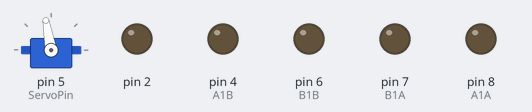
Recording of a sketch running on a simulated Arduino Uno, built with avr-gcc and run on an emulated ATmega328P. On the bench: servo, output pins drawn as LEDs (lit = HIGH). What the sketch prints to the serial monitor is not drawn.

Above: at 0.05 s.
At 2.75 s:
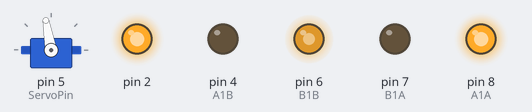
At 4.1 s:
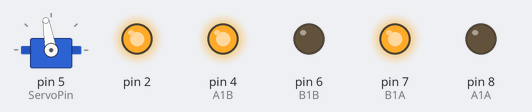
At 5.5 s:
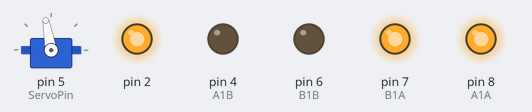
At 8.2 s:
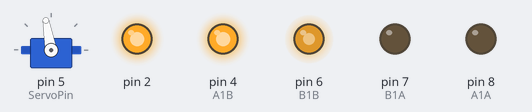
At 10.95 s:
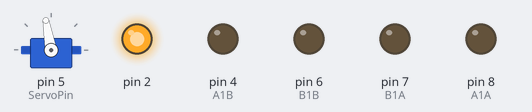
Timing chart, 0 to 14.3 s (numbered marks = the images above):
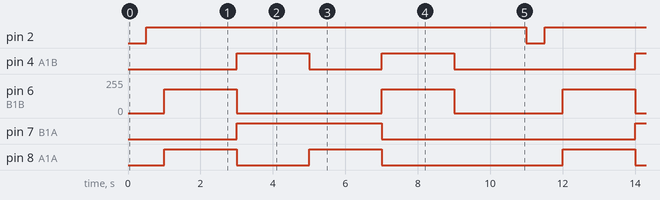

The sketch:

v-nex.ino
```cpp
#include <Servo.h>
#define ServoPin 5

const int A1A = 8;
const int A1B = 4;
const int B1A = 7;
const int B1B = 6;

int speedCar = 180;

Servo myservo;

int angle = 0;

void setup() {
  Serial.begin(9600);
  pinMode(A1A, OUTPUT);
  pinMode(A1B, OUTPUT);
  pinMode(B1A, OUTPUT);
  pinMode(B1B, OUTPUT);

  myservo.attach(ServoPin, 700, 2400);
  myservo.write(100);

  pinMode(2, OUTPUT);

  stop();
}

void loop() {
  stop();
  Serial.write("AAAAA");

  digitalWrite(2, LOW);
  delay(500);
  digitalWrite(2, HIGH);
  delay(500);

  /*for (angle = 20; angle < 80; angle++) {
    Serial.println(angle);
    myservo.write(angle);
    delay(30);
  }

  for (angle = 20; angle > -40; angle--) {
    Serial.println(angle);
    myservo.write(angle);
    delay(30);
  }*/

  /*delay(200);
  myservo.write(140);
  delay(500);
  myservo.write(90);
  delay(100);
  myservo.write(40);
  delay(4000);*/

  forward();
  delay(2000);
  backward();
  delay(2000);
  turnLeft();
  delay(2000);
  turnRight();
  delay(2000);
  stop();
  delay(2000);
}

void backward() {
  digitalWrite(A1A, LOW);
  analogWrite(A1B, speedCar+10);
  analogWrite(B1A, speedCar);
  digitalWrite(B1B, LOW);
}

void forward() {
  analogWrite(A1A, speedCar);
  digitalWrite(A1B, LOW);
  digitalWrite(B1A, LOW);
  analogWrite(B1B, speedCar);
}

void turnLeft() {
  analogWrite(A1A, speedCar);
  digitalWrite(A1B, LOW);
  analogWrite(B1A, speedCar);
  digitalWrite(B1B, LOW);
}

void turnRight() {
  digitalWrite(A1A, LOW);
  analogWrite(A1B, speedCar);
  digitalWrite(B1A, LOW);
  analogWrite(B1B, speedCar);
}

void stop() {
  digitalWrite(A1A, LOW);
  digitalWrite(A1B, LOW);
  digitalWrite(B1A, LOW);
  digitalWrite(B1B, LOW);
}
```

Measured:
- by itself, pin 2: alternates HIGH for 10.5 s and LOW for 0.50 s
- by itself, pin 4 (A1B), pin 8 (A1A): repeats every 11.0 s: LOW 2.0 s, HIGH 2.0 s, LOW 5.0 s, HIGH 2.0 s
- by itself, pin 6 (B1B): repeats every 11.0 s: 0/255 4.0 s, 180/255 2.0 s, 0/255 3.0 s, 180/255 2.0 s
- by itself, pin 7 (B1A): alternates HIGH for 4.0 s and LOW for 7.0 s
